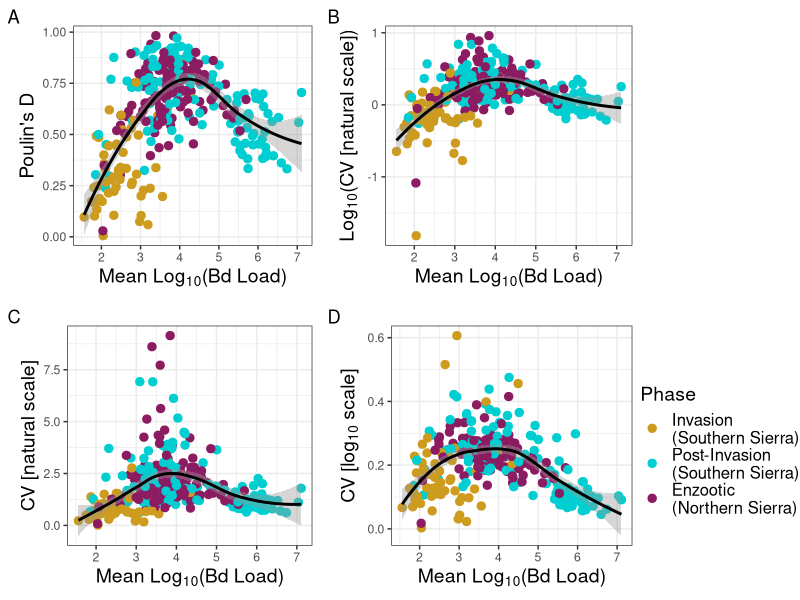
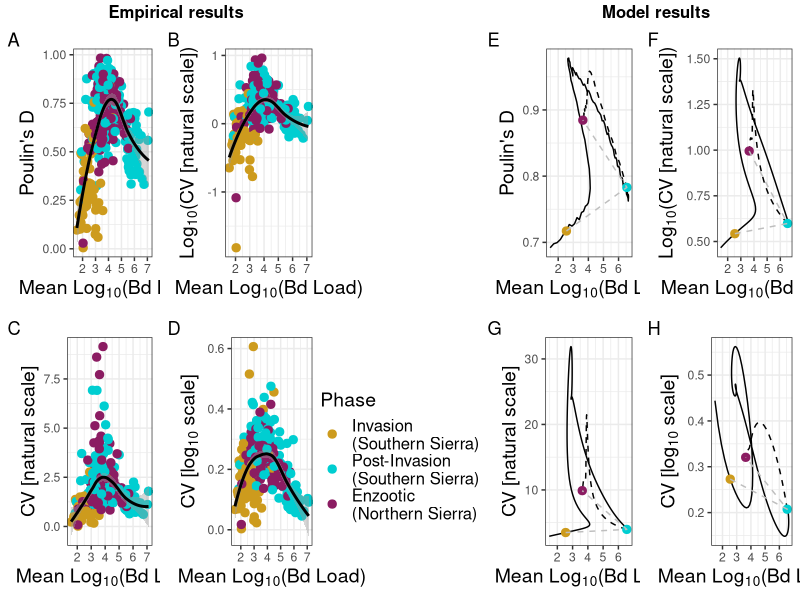

Source code (R) for these figures, in order:
### Reproduce Figure 4 (Mean-aggregation plot for empirical data and model predictions)
### Step 1: Load Sierra summary file and remove records with fewer than 2 Bd-positive and larval groups (for consistent comparisons)
### Step 2: Plot empirical by log mean fungal load against aggregation metrics, grouped by epizoological stage
### Step 3: Plot the results of the integral projection model
### Step 4: Combine plots

library(ggplot2)
library(gridExtra)
library(cowplot)
library(grid)
library(data.table)


######################################
#### Step 1: Load and format data ####
######################################

sierra_dat = fread("data/formatted/analysis_aggregation_dataset.csv")[dataset == "sierra_nevada"]
sierra_dat[, "log_mean":=mean_log10_without_zeros]
sierra_no_larva = sierra_dat[life_stage != "larva" & num_infected >= 2 & poulin_D > 0]

######################################
#### Step 2: Plot empirical data  ####
######################################

#Reorder levels of this factor to have chronological order in the legend
sierra_no_larva$phase<- factor(sierra_no_larva$phase, levels = c("invasion\n(Southern Sierra)" , "post-invasion\n(Southern Sierra)", "enzootic\n(Northern Sierra)"))

pd=ggplot(data=sierra_no_larva) + geom_point(size=2.5,aes(x=log_mean, y=poulin_D, color=phase)) + scale_color_manual(name="Phase",values = c("goldenrod3",  "darkturquoise","maroon4"),labels = c("Invasion \n(Southern Sierra)","Post-Invasion \n(Southern Sierra)","Enzootic \n(Northern Sierra)")) + 
  geom_smooth(data=sierra_no_larva, aes(x=log_mean, y=poulin_D),color="black")  + ylab("Poulin's D") + xlab(expression(paste("Mean ",Log[10],"(Bd Load)", sep=""))) +
  labs(tag="A")+
  theme_classic() + theme_bw() + theme(legend.title = element_text(size=14),legend.text = element_text(size=12),axis.title = element_text(size=14),legend.position = "none")

cvl=ggplot(data=sierra_no_larva) + geom_point(size=2.5,aes(x=log_mean, y=cv_log, color=phase)) + scale_color_manual(name="Phase",values = c("goldenrod3",  "darkturquoise","maroon4"),labels = c("Invasion \n(Southern Sierra)","Post-Invasion \n(Southern Sierra)","Enzootic \n(Northern Sierra)")) + 
  geom_smooth(data=sierra_no_larva, aes(x=log_mean, y=cv_log),color="black") + ylab(expression(paste("CV [",log[10]," scale]",sep=""))) + xlab(expression(paste("Mean ",Log[10],"(Bd Load)", sep=""))) +
  labs(tag="D")+
  theme_classic() + theme_bw() + theme(legend.title = element_text(size=14),legend.text = element_text(size=12),axis.title = element_text(size=14),legend.position = "none")

lcv=ggplot(data=sierra_no_larva) + geom_point(size=2.5,aes(x=log_mean, y=log_cv, color=phase)) + scale_color_manual(name="Phase",values = c("goldenrod3",  "darkturquoise","maroon4"),labels = c("Invasion \n(Southern Sierra)","Post-Invasion \n(Southern Sierra)","Enzootic \n(Northern Sierra)")) + 
  geom_smooth(data=sierra_no_larva, aes(x=log_mean, y=log_cv),color="black") + ylab(expression(paste(Log[10],"(CV [natural scale])",sep="")))  + xlab(expression(paste("Mean ",Log[10],"(Bd Load)", sep=""))) +
  labs(tag="B")+
  theme_classic() + theme_bw() + theme(legend.title = element_text(size=14),legend.text = element_text(size=12),axis.title = element_text(size=14),legend.position = "none")

cv=ggplot(data=sierra_no_larva) + geom_point(size=2.5,aes(x=log_mean, y=cv, color=phase)) + scale_color_manual(name="Phase",values = c("goldenrod3",  "darkturquoise","maroon4"),labels = c("Invasion \n(Southern Sierra)","Post-Invasion \n(Southern Sierra)","Enzootic \n(Northern Sierra)")) + 
  geom_smooth(data=sierra_no_larva, aes(x=log_mean, y=cv),color="black")  + ylab("CV [natural scale]") + xlab(expression(paste("Mean ",Log[10],"(Bd Load)", sep=""))) +
  labs(tag="C")+
  theme_classic() + theme_bw() + theme(legend.title = element_text(size=14),legend.text = element_text(size=12),axis.title = element_text(size=14),legend.position = "none")


# plot with legend 
full_plt = ggplot(data=sierra_no_larva) + geom_point(size=2.5,aes(x=log_mean, y=cv_log, color=phase)) + scale_color_manual(name="Phase",values = c("goldenrod3",  "darkturquoise","maroon4"),labels = c("Invasion \n(Southern Sierra)","Post-Invasion \n(Southern Sierra)","Enzootic \n(Northern Sierra)")) + 
  geom_smooth(data=sierra_no_larva, aes(x=log_mean, y=cv_log),color="black")  + ylim(c(0, 1)) + ylab(expression(paste("CV [",log[10]," scale]",sep=""))) + xlab(expression(paste("Mean ",Log[10],"(Bd Load)", sep=""))) +
  theme_classic() + theme_bw() + theme(legend.title = element_text(size=14),legend.text = element_text(size=12),axis.title = element_text(size=14))

# function to extract legend from plot 
get_only_legend <- function(plot) { 
  plot_table <- ggplot_gtable(ggplot_build(plot)) 
  legend_plot <- which(sapply(plot_table$grobs, function(x) x$name) == "guide-box") 
  legend <- plot_table$grobs[[legend_plot]] 
  return(legend) 
} 

# extract legend from using above function 
legend <- get_only_legend(full_plt)    

#Arranged figure
agg_plots = grid.arrange(
  grobs = list(pd, lcv, cv, cvl,legend),
  widths = c(2, 2, 1),
  layout_matrix = rbind(c(1, 2, NA),
                        c(3, 4, 5))
)

####################################
#### Step 3: Plot Model Results ####
#################################### 

eco_df=fread("data/model/eco_df.csv")
evo_df=fread("data/model/evo_df.csv")

both_df=rbind(eco_df[c(7,365),],evo_df[365,])
both_df$phase=unique(sierra_dat$phase)[c(1,3,2)]

pd_model=ggplot(data=eco_df)+geom_path(data=eco_df, aes(x=norm_means_everyone*log10(5)/log(5), y=PD_everyone_Mc),color="black")  + ylab("Poulin's D") + xlab(expression(paste("Mean ",Log[10],"(Bd Load)", sep=""))) +
  theme_classic() + theme_bw() + theme(legend.title = element_text(size=14),legend.text = element_text(size=12),axis.title = element_text(size=14),legend.position = "none")+
  geom_path(data=evo_df, aes(x=norm_means_everyone*log10(5)/log(5), y=PD_everyone_Mc),color="black",linetype="dashed")+
  geom_point(size=2.5,data=both_df,aes(x=norm_means_everyone*log10(5)/log(5), y=PD_everyone_Mc, color=phase))+
  geom_path(data=both_df,aes(x=norm_means_everyone*log10(5)/log(5), y=PD_everyone_Mc),col="gray",linetype="dashed")+
  labs(tag="E")+
  scale_color_manual(name="Phase",values = c("maroon4","goldenrod3","darkturquoise"),labels = c("Invasion \n(Southern Sierra)","Post-Invasion \n(Southern Sierra)","Enzootic \n(Northern Sierra)"))

cvl_model=ggplot(data=eco_df)+geom_path(data=eco_df, aes(x=norm_means_everyone*log10(5)/log(5), y=V2/norm_means_everyone),color="black")  + ylab(expression(paste("CV [", log[10], " scale]",sep="")))  + xlab(expression(paste("Mean ",Log[10],"(Bd Load)", sep=""))) +
  theme_classic() + theme_bw() + theme(legend.title = element_text(size=14),legend.text = element_text(size=12),axis.title = element_text(size=14),legend.position = "none")+
  geom_path(data=evo_df, aes(x=norm_means_everyone*log10(5)/log(5), y=V2/norm_means_everyone),color="black",linetype="dashed")+
  geom_point(size=2.5,data=both_df,aes(x=norm_means_everyone*log10(5)/log(5), y=V2/norm_means_everyone, color=phase))+
  geom_path(data=both_df,aes(x=norm_means_everyone*log10(5)/log(5), y=V2/norm_means_everyone),col="gray",linetype="dashed")+
  labs(tag="H")+
  scale_color_manual(name="Phase",values = c("maroon4","goldenrod3","darkturquoise"),labels = c("Invasion \n(Southern Sierra)","Post-Invasion \n(Southern Sierra)","Enzootic \n(Northern Sierra)"))

lcv_model=ggplot(data=eco_df)+geom_path(data=eco_df, aes(x=norm_means_everyone*log10(5)/log(5), y=log_cv_everyone),color="black")  + ylab(expression(paste(Log[10],"(CV [natural scale])",sep=""))) + xlab(expression(paste("Mean ",Log[10],"(Bd Load)", sep=""))) +
  theme_classic() + theme_bw() + theme(legend.title = element_text(size=14),legend.text = element_text(size=12),axis.title = element_text(size=14),legend.position = "none")+
  geom_path(data=evo_df, aes(x=norm_means_everyone*log10(5)/log(5), y=log_cv_everyone),color="black",linetype="dashed")+
  geom_point(size=2.5,data=both_df,aes(x=norm_means_everyone*log10(5)/log(5), y=log_cv_everyone, color=phase))+
  geom_path(data=both_df,aes(x=norm_means_everyone*log10(5)/log(5), y=log_cv_everyone),col="gray",linetype="dashed")+
  labs(tag="F")+
  scale_color_manual(name="Phase",values = c("maroon4","goldenrod3","darkturquoise"),labels = c("Invasion \n(Southern Sierra)","Post-Invasion \n(Southern Sierra)","Enzootic \n(Northern Sierra)"))

cv_model=ggplot(data=eco_df)+geom_path(data=eco_df, aes(x=norm_means_everyone*log10(5)/log(5), y=V4/nat_means_everyone),color="black")  + ylab("CV [natural scale]") + xlab(expression(paste("Mean ",Log[10],"(Bd Load)", sep=""))) +
  theme_classic() + theme_bw() + theme(legend.title = element_text(size=14),legend.text = element_text(size=12),axis.title = element_text(size=14),legend.position = "none")+
  geom_path(data=evo_df, aes(x=norm_means_everyone*log10(5)/log(5), y=V4/nat_means_everyone),color="black",linetype="dashed")+
  geom_point(size=2.5,data=both_df,aes(x=norm_means_everyone*log10(5)/log(5), y=V4/nat_means_everyone, color=phase))+
  geom_path(data=both_df,aes(x=norm_means_everyone*log10(5)/log(5), y=V4/nat_means_everyone),col="gray",linetype="dashed")+
  labs(tag="G")+
  scale_color_manual(name="Phase",values = c("maroon4","goldenrod3","darkturquoise"),labels = c("Enzootic \n(Northern Sierra)","Invasion \n(Southern Sierra)","Post-Invasion \n(Southern Sierra)"))


#################################################
#### Step 4: Combine empirical & model plots ####
#################################################   

png("results/plots/agg_emp_mod.png",width=12,height=6,units="in",res=300)
agg_plots_all = grid.arrange(
  grobs = list(pd, lcv, pd_model, lcv_model, cv, cvl,legend, cv_model, cvl_model),
  top=textGrob(c("Empirical results","Model results"),x=c(0.22,0.82),gp=gpar(fontface="bold"),hjust=0.5),
  layout_matrix = rbind(c(1, 2, NA, 3, 4),
                        c(5, 6, 7, 8, 9))
)
dev.off()


